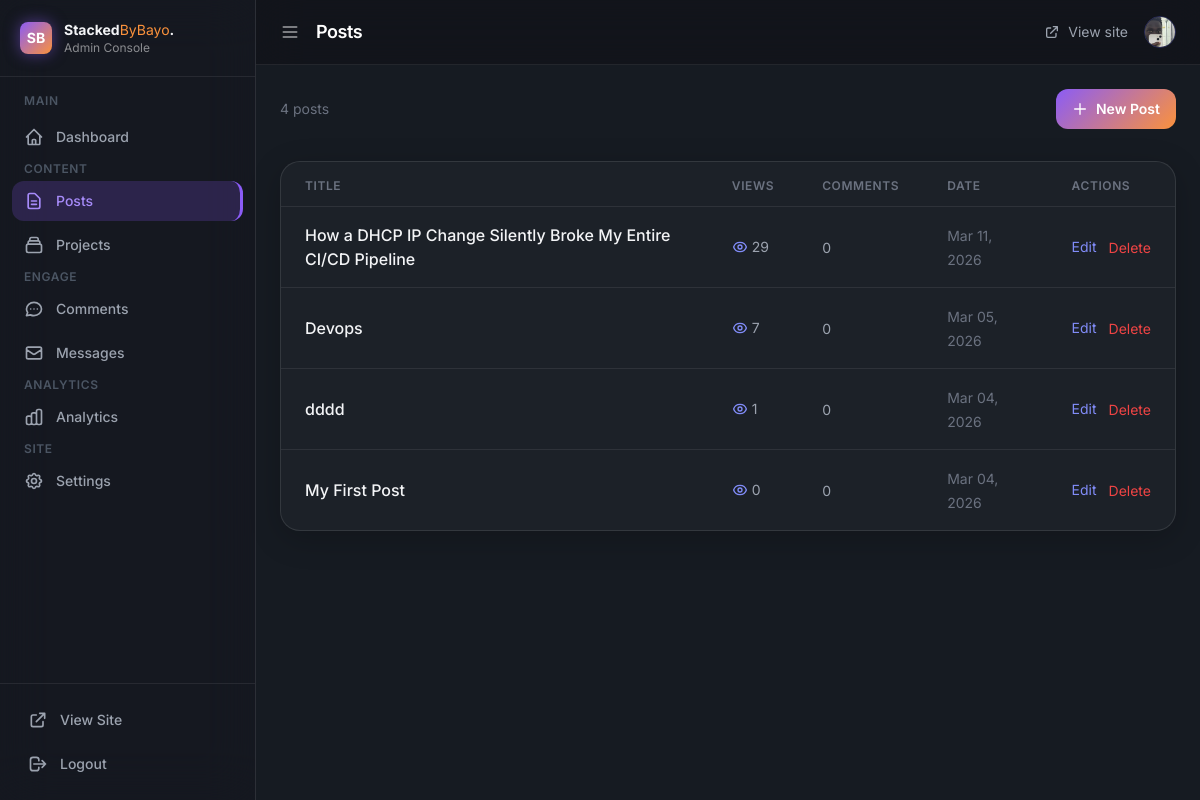
The app's page /admin/posts (signed in), older data.
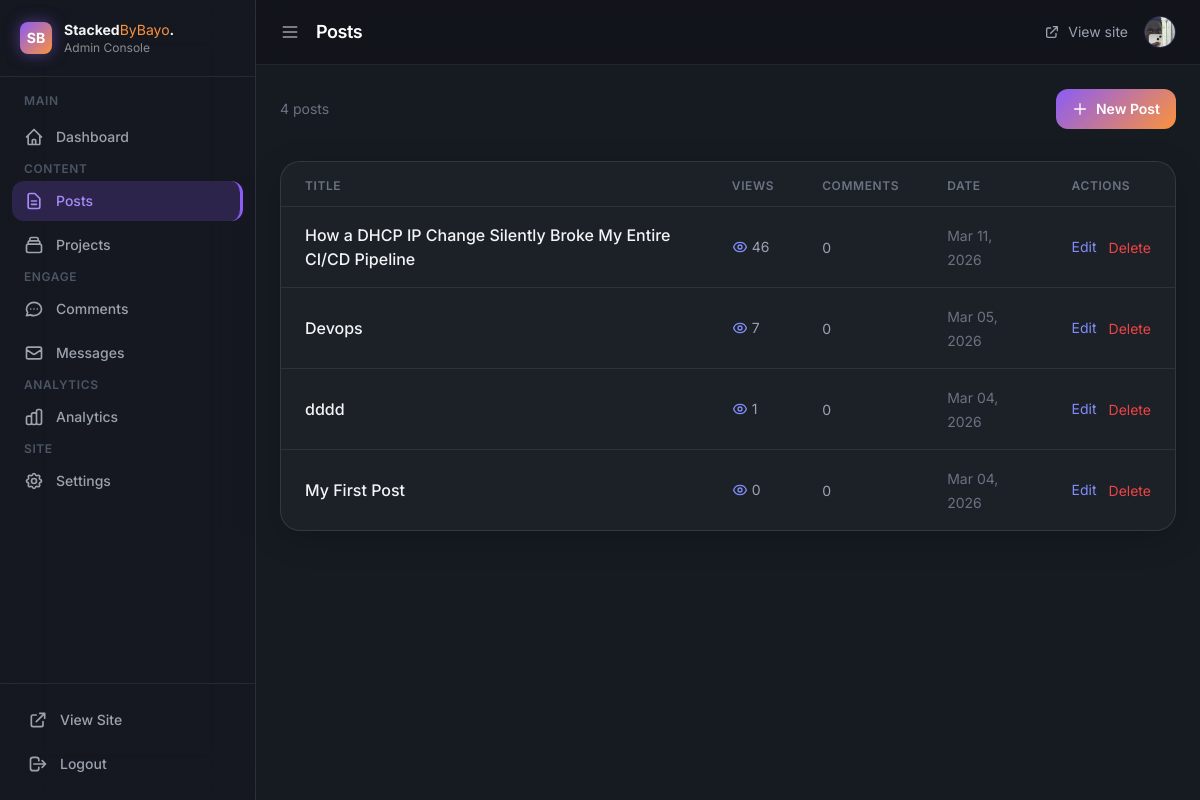
The same page, newer data.
### app/models.py (models this page shows)
class Post(db.Model):
    id = db.Column(db.Integer, primary_key=True)
    title = db.Column(db.String(200), nullable=False)
    body = db.Column(db.Text, nullable=False)
    created_at = db.Column(db.DateTime, default=datetime.utcnow)
    views = db.Column(db.Integer, default=0)
    comments = db.relationship('Comment', backref='post', lazy=True)

### app/__init__.py (the view)
    @app.route("/admin/posts")
    def admin_posts():
        if not session.get("admin"):
            return redirect(url_for("admin_login"))
        posts = Post.query.order_by(Post.created_at.desc()).all()
        return render_template("admin_posts.html", posts=posts, **admin_context())

### app/templates/admin_posts.html (shortened to what this page needs)
{% extends "admin_base.html" %}
{% block page_title %}Posts{% endblock %}
{% block content %}
<div class="flex justify-between items-center mb-8">
    <p class="text-gray-500 text-sm">{{ posts|length }} post{{ 's' if posts|length != 1 }}</p>
    <a href="/admin/post/new"
        class="gradient-bg text-white font-semibold px-4 py-2.5 rounded-xl hover:opacity-90 transition text-sm flex items-center gap-2">
        <svg class="w-4 h-4" fill="none" viewBox="0 0 24 24" stroke="currentColor">
            <path stroke-linecap="round" stroke-linejoin="round" stroke-width="2" d="M12 4v16m8-8H4"/>
        </svg>
        New Post
    </a>
</div>
{% if posts %}
<div class="glass-panel overflow-hidden">
    <table class="w-full">
        <thead>
            <tr class="border-b border-[rgba(255,255,255,0.08)] px-6">
                <th class="text-left text-xs font-semibold text-gray-500 uppercase tracking-wider pb-3 pt-4 px-6">Title</th>
                <th class="text-left text-xs font-semibold text-gray-500 uppercase tracking-wider pb-3 pt-4 px-6">Views</th>
                <th class="text-left text-xs font-semibold text-gray-500 uppercase tracking-wider pb-3 pt-4 px-6">Comments</th>
                <th class="text-left text-xs font-semibold text-gray-500 uppercase tracking-wider pb-3 pt-4 px-6">Date</th>
                <th class="text-left text-xs font-semibold text-gray-500 uppercase tracking-wider pb-3 pt-4 px-6">Actions</th>
            </tr>
        </thead>
        <tbody class="divide-y divide-[rgba(255,255,255,0.08)]">
            {% for post in posts %}
            <tr class="hover:bg-white/[0.03] transition">
                <td class="py-4 px-6">
                    <a href="/blog/{{ post.id }}" target="_blank"
                        class="font-medium hover:text-indigo-400 transition">
                        {{ post.title }}
                    </a>
                </td>
                <td class="py-4 px-6">
                    <span class="flex items-center gap-1 text-gray-400 text-sm">
                        {{ post.views or 0 }}
                    </span>
                </td>
                <td class="py-4 px-6">
                    <span class="text-gray-400 text-sm">{{ post.comments|length }}</span>
                </td>
                <td class="py-4 px-6">
                    <span class="text-gray-500 text-sm">{{ post.created_at.strftime('%b %d, %Y') }}</span>
                </td>
                <td class="py-4 px-6">
                    <div class="flex items-center gap-3">
                        <a href="/admin/post/{{ post.id }}/edit"
                            class="text-indigo-400 hover:text-indigo-300 text-sm transition">Edit</a>
                        <form method="POST" action="/admin/post/{{ post.id }}/delete"
                            onsubmit="return confirm('Delete this post?')">
                            <button type="submit"
                                class="text-red-500 hover:text-red-400 text-sm transition">Delete</button>
                        </form>
                    </div>
                </td>
            </tr>
            {% endfor %}
        </tbody>
    </table>
</div>
{% endif %}
{% endblock %}

### app/templates/admin_base.html (shortened to what this page needs)
<!DOCTYPE html>
<html lang="en">
<head>
    <script src="https://cdn.tailwindcss.com"></script>
</head>
<body class="min-h-screen flex text-gray-100">
    <aside id="sidebar" class="sidebar fixed top-0 left-0 h-full w-64 z-50 flex flex-col -translate-x-full lg:translate-x-0 transition-transform duration-300" style="background:rgba(20,20,30,0.4); backdrop-filter:blur(24px); border-right:1px solid rgba(255,255,255,0.1);">
        <div class="flex items-center gap-3 px-5 py-5 border-b border-[rgba(255,255,255,0.08)]">
            <div class="w-8 h-8 rounded-lg gradient-bg flex items-center justify-center text-white font-bold text-sm shrink-0 shadow-[0_0_15px_rgba(139,92,246,0.5)]">SB</div>
            <div class="logo-text">
                <p class="font-bold text-sm">Stacked<span style="color:#fb923c;font-weight:400;">ByBayo</span>.</p>
                <p class="text-[rgba(255,255,255,0.5)] text-xs">Admin Console</p>
            </div>
        </div>
        <nav class="flex-1 px-3 py-4 space-y-1 overflow-y-auto">
            <p class="label text-gray-600 text-xs font-semibold uppercase tracking-wider px-3 mb-2">Main</p>
            <a href="/admin" class="nav-item {% if request.path == '/admin' %}active{% endif %} flex items-center gap-3 px-3 py-2.5 rounded-xl text-gray-400 text-sm font-medium">
                <svg class="nav-icon w-5 h-5 shrink-0" fill="none" viewBox="0 0 24 24" stroke="currentColor">
                    <path stroke-linecap="round" stroke-linejoin="round" stroke-width="2" d="M3 12l2-2m0 0l7-7 7 7M5 10v10a1 1 0 001 1h3m10-11l2 2m-2-2v10a1 1 0 01-1 1h-3m-6 0a1 1 0 001-1v-4a1 1 0 011-1h2a1 1 0 011 1v4a1 1 0 001 1m-6 0h6"/>
                </svg>
                <span class="label">Dashboard</span>
            </a>
            <p class="label text-gray-600 text-xs font-semibold uppercase tracking-wider px-3 mt-4 mb-2">Content</p>
            <a href="/admin/posts" class="nav-item {% if '/admin/post' in request.path %}active{% endif %} flex items-center gap-3 px-3 py-2.5 rounded-xl text-gray-400 text-sm font-medium">
                <svg class="nav-icon w-5 h-5 shrink-0" fill="none" viewBox="0 0 24 24" stroke="currentColor">
                    <path stroke-linecap="round" stroke-linejoin="round" stroke-width="2" d="M9 12h6m-6 4h6m2 5H7a2 2 0 01-2-2V5a2 2 0 012-2h5.586a1 1 0 01.707.293l5.414 5.414a1 1 0 01.293.707V19a2 2 0 01-2 2z"/>
                </svg>
                <span class="label">Posts</span>
            </a>
            <a href="/admin/projects" class="nav-item {% if '/admin/project' in request.path %}active{% endif %} flex items-center gap-3 px-3 py-2.5 rounded-xl text-gray-400 text-sm font-medium">
                <span class="label">Projects</span>
            </a>
            <p class="label text-gray-600 text-xs font-semibold uppercase tracking-wider px-3 mt-4 mb-2">Engage</p>
            <a href="/admin/comments" class="nav-item {% if '/admin/comment' in request.path %}active{% endif %} flex items-center gap-3 px-3 py-2.5 rounded-xl text-gray-400 text-sm font-medium">
                <span class="label">Comments</span>
            </a>
            <a href="/admin/messages" class="nav-item {% if '/admin/message' in request.path %}active{% endif %} flex items-center gap-3 px-3 py-2.5 rounded-xl text-gray-400 text-sm font-medium">
                <svg class="nav-icon w-5 h-5 shrink-0" fill="none" viewBox="0 0 24 24" stroke="currentColor">
                    <path stroke-linecap="round" stroke-linejoin="round" stroke-width="2" d="M3 8l7.89 5.26a2 2 0 002.22 0L21 8M5 19h14a2 2 0 002-2V7a2 2 0 00-2-2H5a2 2 0 00-2 2v10a2 2 0 002 2z"/>
                </svg>
                <span class="label">Messages</span>
            </a>
            <p class="label text-gray-600 text-xs font-semibold uppercase tracking-wider px-3 mt-4 mb-2">Analytics</p>
            <a href="/admin" class="nav-item flex items-center gap-3 px-3 py-2.5 rounded-xl text-gray-400 text-sm font-medium">
                <span class="label">Analytics</span>
            </a>
            <p class="label text-gray-600 text-xs font-semibold uppercase tracking-wider px-3 mt-4 mb-2">Site</p>
            <a href="/admin/settings" class="nav-item {% if '/admin/settings' in request.path %}active{% endif %} flex items-center gap-3 px-3 py-2.5 rounded-xl text-gray-400 text-sm font-medium">
                <span class="label">Settings</span>
            </a>
        </nav>
        <div class="border-t border-[rgba(255,255,255,0.08)] p-4">
            <a href="/" target="_blank" class="nav-item flex items-center gap-3 px-3 py-2.5 rounded-xl text-gray-400 text-sm font-medium mb-1">
                <svg class="w-5 h-5 shrink-0" fill="none" viewBox="0 0 24 24" stroke="currentColor">
                    <path stroke-linecap="round" stroke-linejoin="round" stroke-width="2" d="M10 6H6a2 2 0 00-2 2v10a2 2 0 002 2h10a2 2 0 002-2v-4M14 4h6m0 0v6m0-6L10 14"/>
                </svg>
                <span class="label">View Site</span>
            </a>
            <a href="/admin/logout" class="nav-item flex items-center gap-3 px-3 py-2.5 rounded-xl text-gray-400 text-sm font-medium hover:text-red-400">
                <svg class="w-5 h-5 shrink-0" fill="none" viewBox="0 0 24 24" stroke="currentColor">
                    <path stroke-linecap="round" stroke-linejoin="round" stroke-width="2" d="M17 16l4-4m0 0l-4-4m4 4H7m6 4v1a3 3 0 01-3 3H6a3 3 0 01-3-3V7a3 3 0 013-3h4a3 3 0 013 3v1"/>
                </svg>
                <span class="label">Logout</span>
            </a>
        </div>
    </aside>
    <div id="main-content" class="flex-1 lg:ml-64 min-h-screen flex flex-col transition-all duration-300">
        <header class="sticky top-0 z-40 px-6 py-4 flex items-center justify-between" style="background:rgba(15,15,20,0.5); backdrop-filter:blur(24px); border-bottom:1px solid rgba(255,255,255,0.08);">
            <div class="flex items-center gap-4">
                <button id="toggle-sidebar" class="text-[rgba(255,255,255,0.6)] hover:text-white transition">
                    <svg class="w-5 h-5" fill="none" viewBox="0 0 24 24" stroke="currentColor">
                        <path stroke-linecap="round" stroke-linejoin="round" stroke-width="2" d="M4 6h16M4 12h16M4 18h16"/>
                    </svg>
                </button>
                <h1 class="text-lg font-semibold text-white tracking-tight">{% block page_title %}Dashboard{% endblock %}</h1>
            </div>
            <div class="flex items-center gap-4">
                <a href="/" target="_blank" class="text-gray-400 hover:text-white text-sm transition flex items-center gap-2">
                    <svg class="w-4 h-4" fill="none" viewBox="0 0 24 24" stroke="currentColor">
                        <path stroke-linecap="round" stroke-linejoin="round" stroke-width="2" d="M10 6H6a2 2 0 00-2 2v10a2 2 0 002 2h10a2 2 0 002-2v-4M14 4h6m0 0v6m0-6L10 14"/>
                    </svg>
                    View site
                </a>
                <div class="w-8 h-8 rounded-full overflow-hidden border border-indigo-500/30">
                    {% if profile_exists is defined and profile_exists %}
                    <img src="/static/uploads/profile.jpg" class="w-full h-full object-cover object-top">
                    {% else %}
                    <div class="w-full h-full gradient-bg flex items-center justify-center text-white text-sm font-bold">B</div>
                    {% endif %}
                </div>
            </div>
        </header>
        <main class="flex-1 p-6">
            {% block content %}{% endblock %}
        </main>
    </div>
</body>
</html>

### app/templates/admin_base.html (style rules this page uses)
body { font-family: 'Inter', sans-serif; background: #161B22; color: #f1f5f9; }
.gradient-bg { background: linear-gradient(135deg, #8b5cf6, #fb923c); }
.sidebar { transition: width 0.3s ease; }
.nav-item { transition: background 0.2s ease, color 0.2s ease; }
.nav-item.active { background: rgba(139,92,246,0.2); color: #a78bfa; border-right: 3px solid #8b5cf6; }
.nav-item.active .nav-icon { color: #a78bfa; }
#main-content { transition: margin-left 0.3s ease; }
.glass-panel { background: #1C2128; border: 1px solid rgba(255,255,255,0.1); border-radius: 20px; box-shadow: 0 8px 32px rgba(0,0,0,0.2); }

Row changes from the older to the newer data that the page shows:
changed Post "How a DHCP IP Change Silently Broke My Entire CI/CD Pipeline": views "29" → "46"
